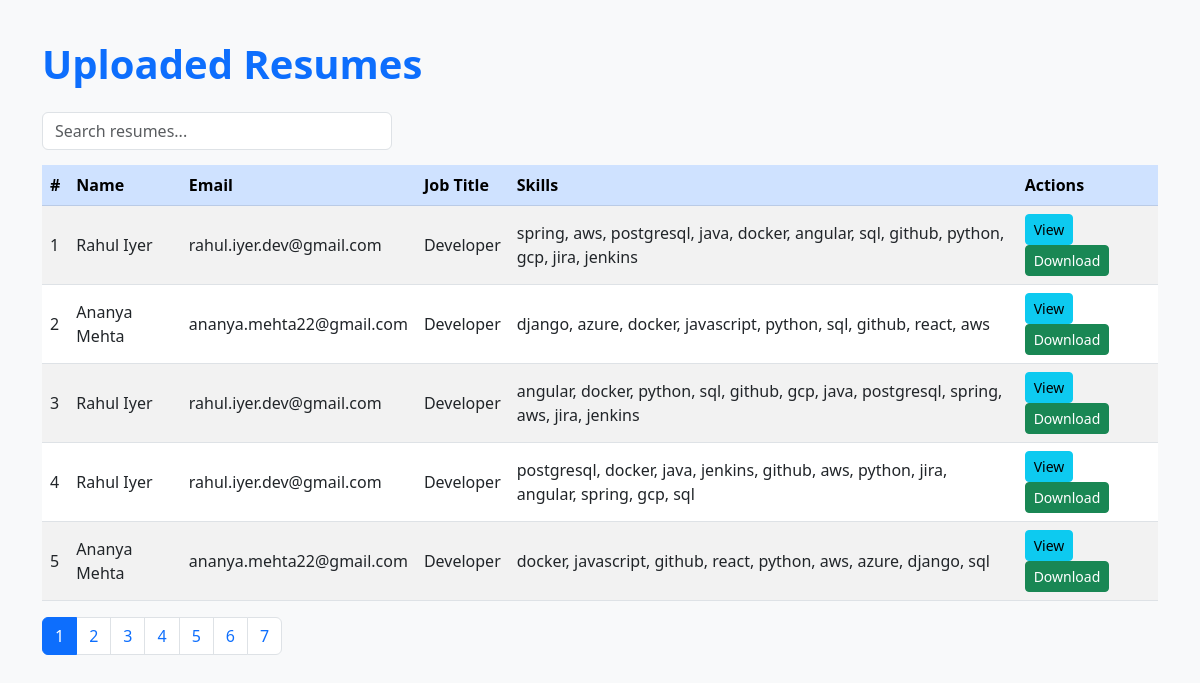
Screenshot of /resumes with the database file from the repository.
### models.py (models this page shows)
class Resume(SQLModel, table=True):
    id: Optional[int] = Field(default=None, primary_key=True)
    name: Optional[str] = None
    email: Optional[str] = None
    phone: Optional[str] = None
    age: Optional[str] = None
    jobTitle: Optional[str] = None
    education: Optional[str] = None
    educationHistory: Optional[str] = None
    skills: Optional[str] = None
    languages: Optional[str] = None
    expectedSalary: Optional[str] = None
    city: Optional[str] = None
    country: Optional[str] = None
    fullAddress: Optional[str] = None
    profileDescription: Optional[str] = None
    yearsOfExp: Optional[str] = None
    linkedin: Optional[str] = None
    github: Optional[str] = None
    portfolio: Optional[str] = None
    socials: Optional[str] = None  # (unused legacy; keep for backward compatibility)
    public_id: Optional[str] = None            # <-- store Cloudinary public_id
    cv_url: Optional[str] = None               # secure_url (uploaded asset)
    cv_download_url: Optional[str] = None      # browser download helper
    socials: Optional[str]
    uploader_ip: Optional[str] = None
    projectSummary: Optional[str] = None

### main.py (the view)
@app.get("/resumes", response_class=HTMLResponse)
def view_resumes(request: Request, page: int = Query(1, ge=1), page_size: int = Query(5, ge=1, le=50)):
    with Session(engine) as session:
        total_count = session.exec(select(sa_func.count(Resume.id))).one()
        offset = (page - 1) * page_size
        resumes: List[Resume] = session.exec(select(Resume).order_by(Resume.id.desc()).offset(offset).limit(page_size)).all()
    total_pages = (total_count + page_size - 1) // page_size
    return templates.TemplateResponse("resumes.html", {
        "request": request,
        "resumes": resumes,
        "page": page,
        "page_size": page_size,
        "total_pages": total_pages,
    })

### templates/resumes.html (shortened to what this page needs)
<!DOCTYPE html>
<html lang="en">
<head>
  <link rel="stylesheet" href="/static/bootstrap.min.css">
</head>
<body>
  <div class="container">
    <h1 class="mb-4">Uploaded Resumes</h1>
    <input type="text" id="searchInput" class="form-control search-bar" placeholder="Search resumes...">
    <div class="table-responsive">
      <table class="table table-striped table-hover align-middle">
        <thead class="table-primary">
          <tr>
            <th>#</th>
            <th>Name</th>
            <th>Email</th>
            <th>Job Title</th>
            <th>Skills</th>
            <th>Actions</th>
          </tr>
        </thead>
        <tbody id="resumeTable">
          {% for r in resumes %}
          <tr>
            <td>{{ loop.index + ((page-1)*page_size) }}</td>
            <td>{{ r.name or "N/A" }}</td>
            <td>{{ r.email or "N/A" }}</td>
            <td>{{ r.jobTitle or "N/A" }}</td>
            <td>{{ r.skills or "N/A" }}</td>
            <td>
              <button class="btn btn-info btn-sm" onclick="viewDetails({{ r.id }})">
                 View
              </button>
              <a href="/resume/{{ r.id }}/download" class="btn btn-success btn-sm">
                 Download
              </a>
            </td>
          </tr>
          {% endfor %}
        </tbody>
      </table>
    </div>
    <nav>
      <ul class="pagination">
        {% for i in range(1, total_pages+1) %}
        <li class="page-item {% if i == page %}active{% endif %}">
          <a class="page-link" href="/resumes?page={{ i }}">{{ i }}</a>
        </li>
        {% endfor %}
      </ul>
    </nav>
  </div>
</body>
</html>

### templates/resumes.html (style rules this page uses)
body { background-color: #f8f9fa; }
.container { margin-top: 40px; }
h1 { font-weight: bold; color: #0d6efd; }
.search-bar { max-width: 350px; margin-bottom: 15px; }

### rows the page displays
Resume: name "Rahul Iyer", email "rahul.iyer.dev@gmail.com", jobTitle "Developer", skills "spring, aws, postgresql, java, docker, angular, sql, github, python, gcp, jira, jenkins"
Resume: name "Ananya Mehta", email "ananya.mehta22@gmail.com", jobTitle "Developer", skills "django, azure, docker, javascript, python, sql, github, react, aws"
Resume: name "Rahul Iyer", email "rahul.iyer.dev@gmail.com", jobTitle "Developer", skills "angular, docker, python, sql, github, gcp, java, postgresql, spring, aws, jira, jenkins"
Resume: name "Rahul Iyer", email "rahul.iyer.dev@gmail.com", jobTitle "Developer", skills "postgresql, docker, java, jenkins, github, aws, python, jira, angular, spring, gcp, sql"
Resume: name "Ananya Mehta", email "ananya.mehta22@gmail.com", jobTitle "Developer", skills "docker, javascript, github, react, python, aws, azure, django, sql"

### other values shown
{{ i }} "1" "2" "3" "4" "5" "6" "7"
